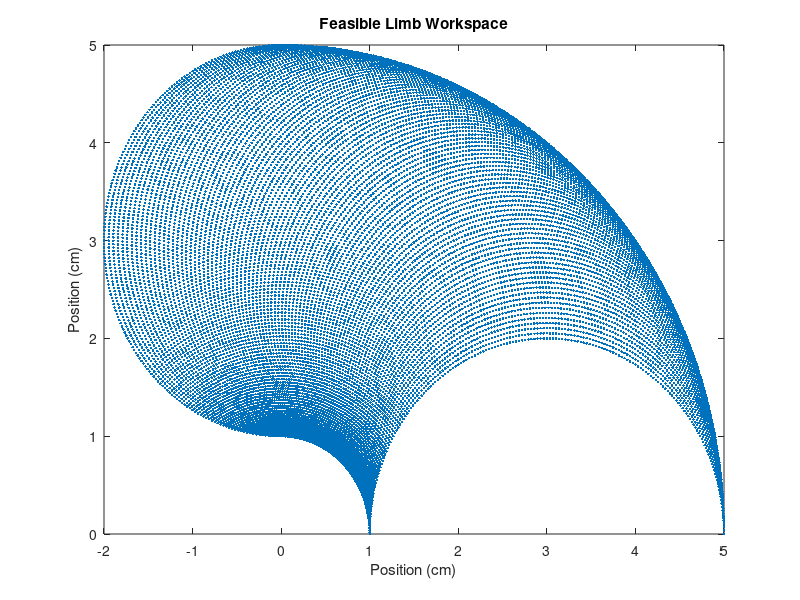
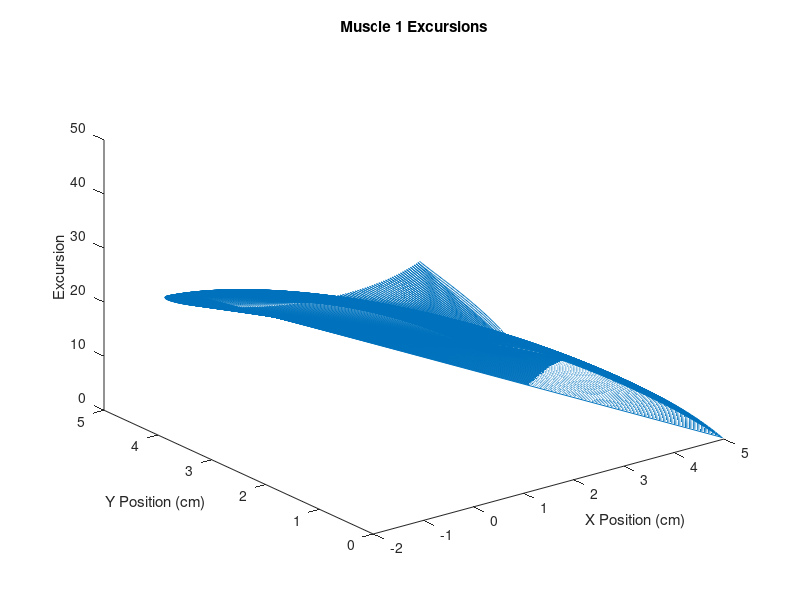
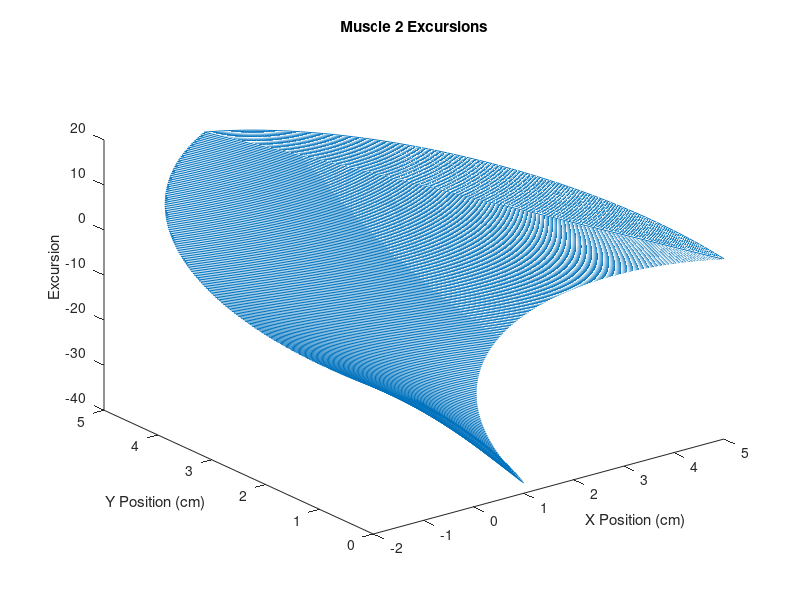
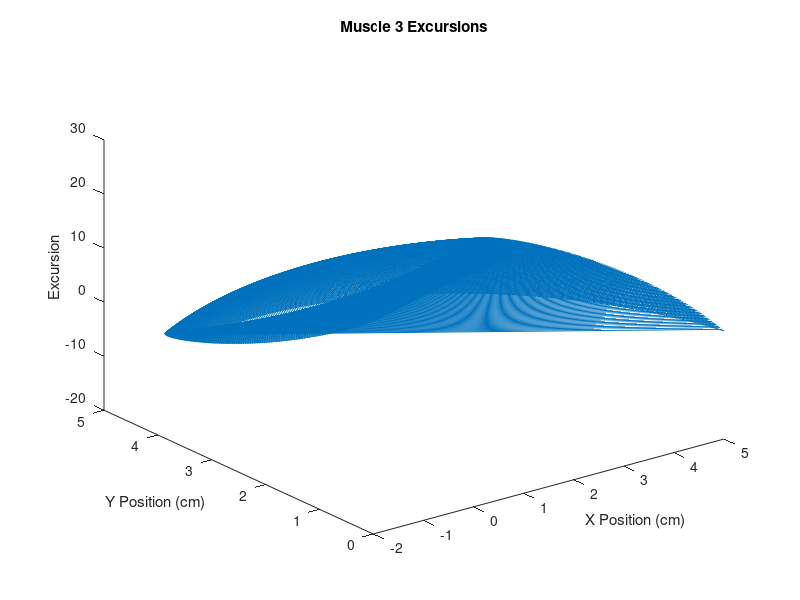

Source code (MATLAB) for these figures, in order:
%% Initialization
% Moment Arms
r1 = 10;
r2 = 7;
r3 = 8;
r4 = 12;
% Angles
q1 = 0:90;
q2 = 0:180;
% Segment Lengths
l1 = 3;
l2 = 2;

%% Preliminary: Generate Workspace
% Create All Possible Vector Combinations
[Q1,Q2] = meshgrid(q1, q2);
% Restructure to Single Matrix
temp = cat(2,Q1',Q2');
% Reshape to Two Column Matrix Defined in Workspace
workspace = reshape(temp,[],2) * (pi/180);

% Compute Positions
x = l1 * cos(workspace(:,1)) + l2 * cos(workspace(:,2) + workspace(:,1));
y = l1 * sin(workspace(:,1)) + l2 * sin(workspace(:,2) + workspace(:,1));

% Plot Feasible Workspace
plot(x, y, '.');
title('Feasible Limb Workspace');
xlabel('Position (cm)');
ylabel('Position (cm)');

%% 1.2: Muscle Excursions
% Generate Moment Arm Matrix
moment_mtx = [-r1 -r1  r2 r2;
              -r3  r4 -r3 r4;];

% Calculate Muscle Excursions
exc_1 = (-moment_mtx(:,1)' * workspace')';
exc_2 = (-moment_mtx(:,2)' * workspace')';
exc_3 = (-moment_mtx(:,3)' * workspace')';
exc_4 = (-moment_mtx(:,4)' * workspace')';

% Plot Muscle Excursions
figure; plot3(x, y, exc_1);
title('Muscle 1 Excursions');
xlabel('X Position (cm)');
ylabel('Y Position (cm)');
zlabel('Excursion');

figure; plot3(x, y, exc_2);
title('Muscle 2 Excursions');
xlabel('X Position (cm)');
ylabel('Y Position (cm)');
zlabel('Excursion');

figure; plot3(x, y, exc_3);
title('Muscle 3 Excursions');
xlabel('X Position (cm)');
ylabel('Y Position (cm)');
zlabel('Excursion');

figure; plot3(x, y, exc_4);
title('Muscle 4 Excursions');
xlabel('X Position (cm)');
ylabel('Y Position (cm)');
zlabel('Excursion');